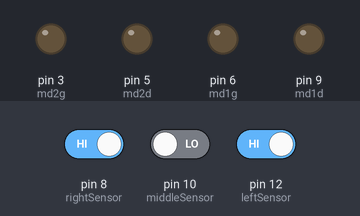
Simulated run of this sketch. Board: Arduino Uno, built with avr-gcc and run on an emulated ATmega328P. Parts: output pins drawn as LEDs (lit = HIGH). The inputs (shaded band) are chosen by the test bench; at power-on: pin 8 (rightSensor) HIGH, pin 10 (middleSensor) LOW, pin 12 (leftSensor) HIGH.

Above: at 1.2 s.
1.3 s: pin 8 (rightSensor) driven LOW
At 2.0 s:
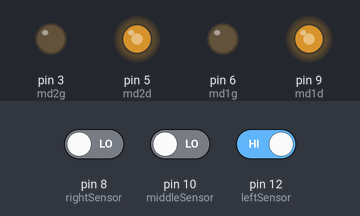
2.8 s: pin 10 (middleSensor) driven HIGH
At 3.8 s:
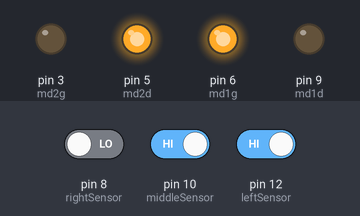
4.3 s: pin 10 (middleSensor) driven LOW
At 5.5 s:
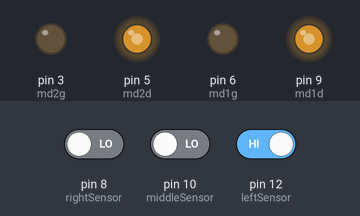
5.8 s: pin 12 (leftSensor) driven LOW
At 6.1 s:
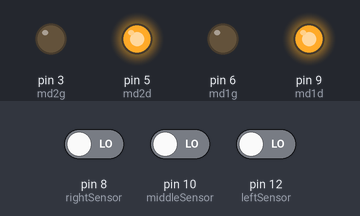
7.3 s: pin 8 (rightSensor) driven HIGH
At 7.7 s:
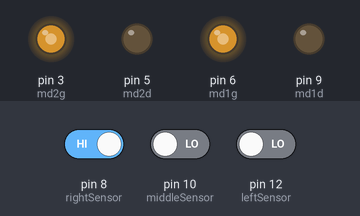
8.8 s: pin 12 (leftSensor) driven HIGH
At 9.6 s:
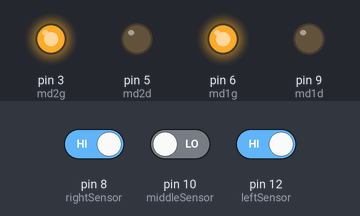
Timing chart, 0 to 11.3 s (numbered marks = the images above; inputs shaded):
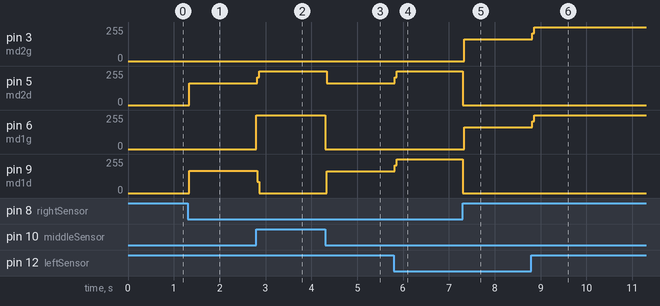

The sketch:

line-tracker-car.ino
```cpp
#define rightSensor 8
#define leftSensor 12
#define middleSensor 10
#define md1d 9
#define md1g 6
#define md2d 5
#define md2g 3


void setup() {
  // put your setup code here, to run once:

  pinMode(md1d, OUTPUT);
  pinMode(md1g, OUTPUT);
  pinMode(md2d, OUTPUT);
  pinMode(md2g, OUTPUT);
  pinMode(leftSensor, INPUT);
  pinMode(rightSensor, INPUT);
  pinMode(middleSensor,INPUT);
  Serial.begin(9600);

}

void loop() {
  // put your main code here, to run repeatedly:
  int inLeft , inRight ,inMiddle;

  inMiddle = digitalRead(middleSensor);  // Read the state of the IR sensor
  inRight = digitalRead(rightSensor);
  inLeft = digitalRead(leftSensor);

  if (inMiddle == 1 && inRight == 0 && inLeft == 0){
    move_forward();
}
  else if(inMiddle == 0 && inRight == 1 && inLeft == 0){
    stop();
    turn_right();
}
  else if(inMiddle == 0 && inRight == 0 && inLeft == 1){
    stop();
    turn_left();
}
  else if(inMiddle == 1 && inRight == 1 && inLeft == 1 ){
    move_forward();
}
  else if(inMiddle == 1 && inRight == 1 && inLeft == 0 ){
    move_forward();
}
  else if(inMiddle == 1 && inRight == 0 && inLeft == 1 ){
    move_forward();
}


}
void move_forward() {
  digitalWrite(md1d, LOW);
  digitalWrite(md1g,HIGH );
  digitalWrite(md2d,HIGH );
  digitalWrite(md2g, LOW);
}
void turn_right() {
  digitalWrite(md1d, LOW);
  digitalWrite(md1g, HIGH);
  digitalWrite(md2d, LOW);
  digitalWrite(md2g, HIGH);
}
void turn_left() {
  digitalWrite(md1d, HIGH);
  digitalWrite(md1g, LOW);
  digitalWrite(md2d, HIGH);
  digitalWrite(md2g, LOW);
}
void reculler() {
  digitalWrite(md1d, HIGH);
  digitalWrite(md1g,LOW );
  digitalWrite(md2d,LOW );
  digitalWrite(md2g, HIGH);
}
void stop() {
  digitalWrite(md1d, LOW);
  digitalWrite(md1g, LOW);
  digitalWrite(md2d, LOW);
  digitalWrite(md2g, LOW);
}
void checkLine(int middle,int right,int left){
    if(middle == HIGH && right == LOW && left == LOW){
      move_forward();
      Serial.println("moving forward");
    }
    else if((middle == HIGH && right == HIGH && left == LOW)||(middle == HIGH && right == LOW && left == HIGH)){
      move_forward();
      Serial.println("moving forward but with pranks");
      Serial.println();
    }
    else if(middle == LOW && right == HIGH && left == LOW){
      turn_left();
      Serial.println("turning left");
    }
        else if(middle == LOW && right == LOW && left == HIGH){
      turn_right();
      Serial.println("turning right");
    }
}
```

Measured:
- after the input at 1.3 s, pin 5 (md2d): 0/255 → 163/255 at once; pin 9 (md1d): 0/255 → 168/255 at once
- after the input at 2.8 s, pin 5 (md2d): 163/255 → 255/255 at once; pin 6 (md1g): 0/255 → 255/255 at once; pin 9 (md1d): 168/255 → 0/255 at once
- after the input at 4.3 s, pin 5 (md2d): 255/255 → 163/255 at once; pin 6 (md1g): 255/255 → 0/255 at once; pin 9 (md1d): 0/255 → 163/255 at once
- after the input at 5.8 s, pin 5 (md2d), pin 9 (md1d): 163/255 → 255/255 at once
- after the input at 7.3 s, pin 3 (md2g), pin 6 (md1g): 0/255 → 164/255 at once; pin 5 (md2d), pin 9 (md1d): 255/255 → 0/255 at once
- after the input at 8.8 s, pin 3 (md2g), pin 6 (md1g): 164/255 → 255/255 at once
